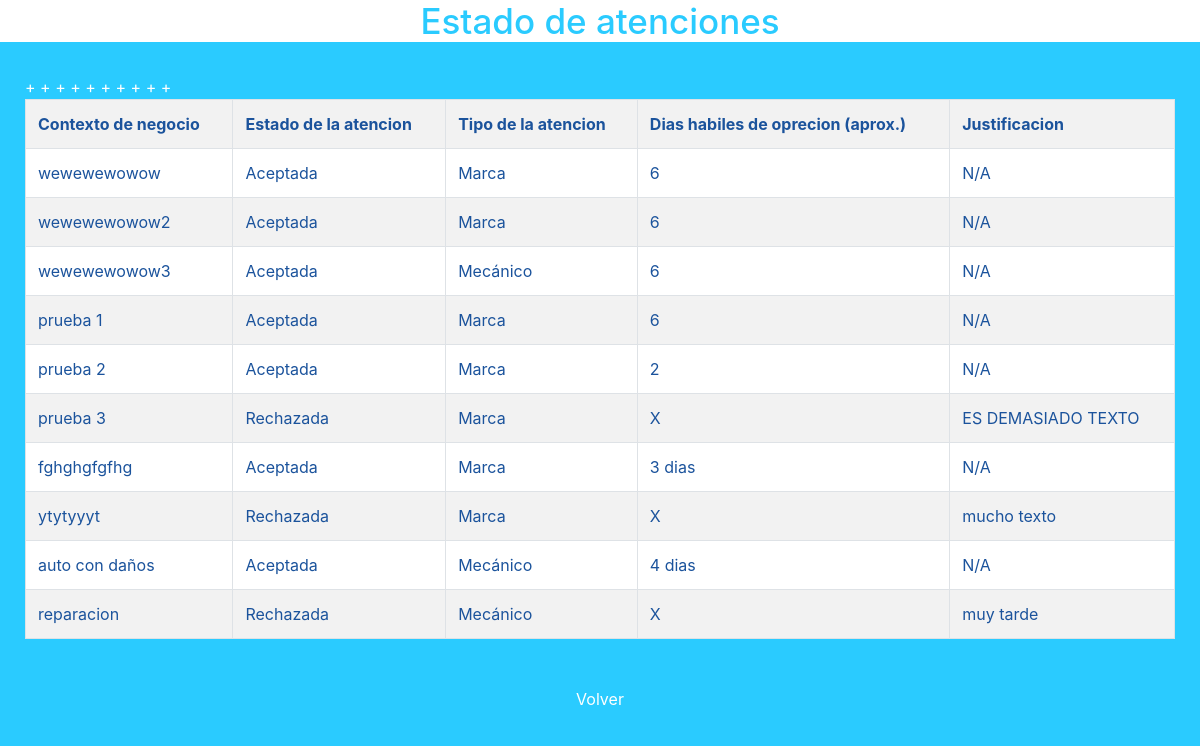
The app's page /tallerRayo/Estado_antenciones_adr with its own data.
### tallerRayo/models.py (models this page shows, shortened)
class formularioRes(models.Model):
     trabajos = models.CharField(primary_key=True, max_length=255)
     estado = models.CharField(max_length=50)
     tipoAtencion = models.CharField(max_length=50)
     diasHabiles = models.CharField(max_length=30)
     justificacion = models.CharField(max_length=300)

### tallerRayo/views.py (the view)
# urls.py: path('Estado_antenciones_adr', views.Estado_antenciones_adr, name='Estado_antenciones_adr'),
def Estado_antenciones_adr(request):
    formres= formularioRes.objects.all()
    context={"formres": formres}
    return render(request, 'Estado_antenciones_adr.html', context)

### tallerRayo/templates/Estado_antenciones_adr.html (shortened to what this page needs)
{% load static %}
<!DOCTYPE html>
<html>
  <head content="width=device-width, initial-scale=1.0">
   <link rel="stylesheet" href="https://stackpath.bootstrapcdn.com/bootstrap/4.1.3/css/bootstrap.min.css"
>
    <link rel="stylesheet" href="{% static 'css/css.css' %}">
  </head>
  <body class="bow">
     <div class="cajaTexto">
      <h2><header>Estado de atenciones</header></h2>
     </div>
     <div class="lario3">
      <table class="table table-bordered table-striped" id="tabla1" style="background-color: white; color: #1b539c;">
        {% if formres%}
          <th>Contexto de negocio</th>
          <th>Estado de la atencion</th>
          <th>Tipo de la atencion</th>
          <th>Dias habiles de oprecion (aprox.)</th>
          <th>Justificacion</th>
          {% for x in formres%}
            <tr>
              <td>{{ x.trabajos}}</td>
              <td>{{ x.estado}}</td>
              <td>
                {% if x.tipoAtencion == "marc" %}
                Marca
              {% elif x.tipoAtencion == "mec" %}
                Mecánico
              {% elif x.tipoAtencion == "mod" %}
                Modelo
              {% else %}
                {{ x.tipoAtencion }}
              {% endif %}
              </td>
              <td>{{ x.diasHabiles}}</td>
              <td>{{ x.justificacion}}</td>
            </tr>
          {% endfor%}
        {% else %}
        <tr>
          <td>No existen atenciones</td>
        </tr>
        {%endif%}
      </table>
     </div>
      <div class="buttons">
        <center><div class="nav-item">
            <a href="{% url 'cuenta_angel_d_revilla' %}" style="color: white;" type="button" class="login-button btn btn-xs btn-default" title="Log in">
             Volver </a></center>
      </div>
  </body>
</html>

### tallerRayo/static/css/css.css (style rules this page uses)
header { color: #2ACBFF; text-align: center; font-size: 35px; }
.bow { background-color:#2ACBFF; }
.cajaTexto * { background-color: white !important; }
a { color: #2ACBFF; }
.lario3 { display: flex; justify-content: center; padding: 25px; margin:auto; background-color:#2ACBFF; color: white; list-style: none; flex-direction: column; }

### records on screen
formularioRes: trabajos "wewewewowow", estado "Aceptada", tipoAtencion "Marca", diasHabiles "6", justificacion "N/A"
formularioRes: trabajos "wewewewowow2", estado "Aceptada", tipoAtencion "Marca", diasHabiles "6", justificacion "N/A"
formularioRes: trabajos "wewewewowow3", estado "Aceptada", tipoAtencion "Mecánico", diasHabiles "6", justificacion "N/A"
formularioRes: trabajos "prueba 1", estado "Aceptada", tipoAtencion "Marca", diasHabiles "6", justificacion "N/A"
formularioRes: trabajos "prueba 2", estado "Aceptada", tipoAtencion "Marca", diasHabiles "2", justificacion "N/A"
formularioRes: trabajos "prueba 3", estado "Rechazada", tipoAtencion "Marca", diasHabiles "X", justificacion "ES DEMASIADO TEXTO"
formularioRes: trabajos "fghghgfgfhg", estado "Aceptada", tipoAtencion "Marca", diasHabiles "3 dias", justificacion "N/A"
formularioRes: trabajos "ytytyyyt", estado "Rechazada", tipoAtencion "Marca", diasHabiles "X", justificacion "mucho texto"
formularioRes: trabajos "auto con daños", estado "Aceptada", tipoAtencion "Mecánico", diasHabiles "4 dias", justificacion "N/A"
formularioRes: trabajos "reparacion", estado "Rechazada", tipoAtencion "Mecánico", diasHabiles "X", justificacion "muy tarde"
